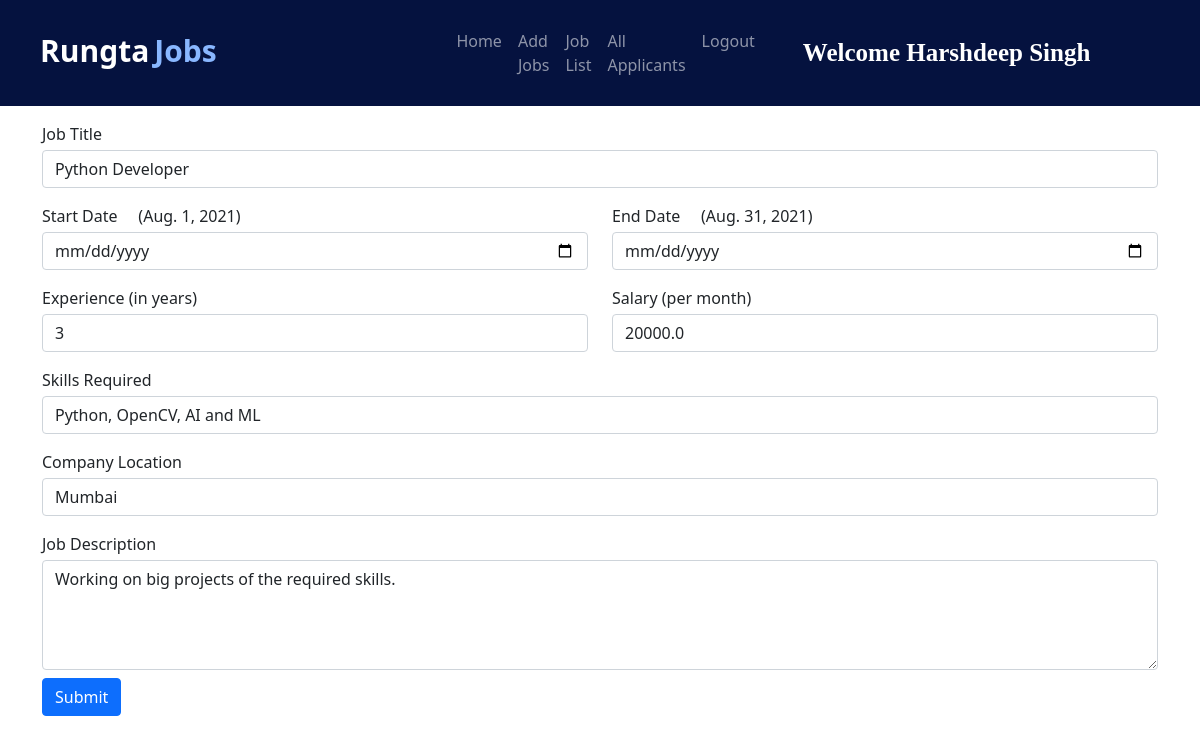
The page /edit_job/4/ (signed in) on the database its author committed.
### jobs/models.py (models this page shows, shortened)
class Job(models.Model):
    company = models.ForeignKey(Company, on_delete=models.CASCADE)
    start_date = models.DateField()
    end_date = models.DateField()
    title = models.CharField(max_length=200)
    salary = models.FloatField()
    image = models.ImageField(upload_to="")
    description = models.TextField(max_length=400)
    experience = models.CharField(max_length=100)
    location = models.CharField(max_length=100)
    skills = models.CharField(max_length=200)
    creation_date = models.DateField()

### jobs/views.py (the view, shortened to what this page needs)
# urls.py: path("edit_job/<int:myid>/", views.edit_job, name="edit_job"),
def edit_job(request, myid):
    if not request.user.is_authenticated:
        return redirect("/company_login")
    job = Job.objects.get(id=myid)
    return render(request, "edit_job.html", {'job':job})

### jobs/templates/edit_job.html (shortened to what this page needs)
{% extends 'company_navbar.html' %}
{% block body %}
<form class="container mt-3" method="POST" enctype="multipart/form-data">
    <div class="row">
        <div class="form-group col-md-12">
            <label>Job Title</label>
            <input type="text" class="form-control mt-1" name="job_title" id="job_title" value="{{job.title}}" required>
        </div>
    </div>
    <div class="row mt-3">
        <div class="form-group col-md-6">
            <label>Start Date</label>&nbsp;&nbsp;&nbsp;&nbsp;&nbsp;({{job.start_date}})
            <input type="date" class="form-control mt-1" name="start_date" id="start_date">
        </div>
        <div class="form-group col-md-6">
            <label>End Date</label>&nbsp;&nbsp;&nbsp;&nbsp;&nbsp;({{job.end_date}})
            <input type="date" class="form-control mt-1" name="end_date" id="end_date">
        </div>
    </div>
    <div class="row mt-3">
        <div class="form-group col-md-6">
            <label>Experience (in years)</label>
            <input type="text" class="form-control mt-1" name="experience" id="experience" value="{{job.experience}}" required>
        </div>
        <div class="form-group col-md-6">
            <label>Salary (per month)</label>
            <input type="tel" class="form-control mt-1" name="salary" id="salary" value="{{job.salary}}" required>
        </div>
    </div>
    <div class="row mt-3">
        <div class="form-group col-md-12">
            <label>Skills Required</label>
            <input type="text" class="form-control mt-1" name="skills" id="skills" value="{{job.skills}}" required>
        </div>
        </div>
    <div class="row mt-3">
        <div class="form-group col-md-12">
            <label>Company Location</label>
            <input type="text" class="form-control mt-1" name="location" id="location" value="{{job.location}}" required>
        </div>
    </div>
    <div class="row mt-3">
        <div class="form-group col-md-12">
            <label>Job Description</label>
            <textarea name="description" id="description" class="form-control mt-1" cols="30" rows="4" required>{{job.description}}</textarea>
        </div>
    </div>
<input type="submit" value="Submit" class="btn btn-primary mt-2">
</form>
{% endblock %}

### jobs/templates/company_navbar.html (shortened to what this page needs)
<!doctype html>
<html lang="en">
<head>
  <link href="https://cdn.jsdelivr.net/npm/bootstrap@5.0.2/dist/css/bootstrap.min.css" rel="stylesheet"
>
  <link rel="stylesheet" href="https://cdnjs.cloudflare.com/ajax/libs/font-awesome/5.15.3/css/all.min.css">
</head>
<body>
  <nav class="navbar navbar-expand-lg navbar-dark sticky-top">
    <a class="navbar-brand" href="/"><span class="head1">Rungta</span><span class="head2">Jobs</span></a>
    <div class="container w-50">
      <div class="collapse navbar-collapse" id="navbarSupportedContent">
        <ul class="navbar-nav me-auto mb-2 mb-lg-0">
          <li class="nav-item">
            <a class="nav-link {% block home %}{% endblock %}" aria-current="page" href="/company_homepage/">Home</a>
          </li>
          <li class="nav-item">
            <a class="nav-link {% block add_job %} {% endblock %}" aria-current="page" href="/add_job/">Add Jobs</a>
          </li>
          <li class="nav-item">
            <a class="nav-link {% block job_list %}{% endblock %}" href="/job_list/">Job List</a>
          </li>
          <li class="nav-item">
            <a class="nav-link {% block all_applicants %}{% endblock %}" href="/all_applicants/">All Applicants</a>
          </li>
          <li class="nav-item">
            <a class="nav-link" href="/logout/">Logout</a>
          </li>
        </ul>
        <a class="navbar-brand name" style="font-weight: bold; font-family: 'Times New Roman', Times, serif;"
          href="#">Welcome {{request.user.get_full_name}}</a>
      </div>
    </div>
  </nav>
  {% block body %}
  {% endblock %}
</body>
</html>

### jobs/templates/company_navbar.html (style rules this page uses)
.navbar { background-color: #05123F; }
.head1 { color: white; font-weight: bold; height: 50px; }
.head2 { color: #89b7ff; font-weight: bold; }
.navbar-brand { padding:20px 40px; font-size:30px; display:flex; gap:5px; }
.name { text-transform:capitalize; font-size:25px; }

### rows shown on the page
Job: job_title "Python Developer", start_date "Aug. 1, 2021", end_date "Aug. 31, 2021", experience "3", salary "20000.0", skills "Python, OpenCV, AI and ML", location "Mumbai", description "Working on big projects of the required skills."

### other values the page prints
{{ request.user.get_full_name }} "Harshdeep Singh"
